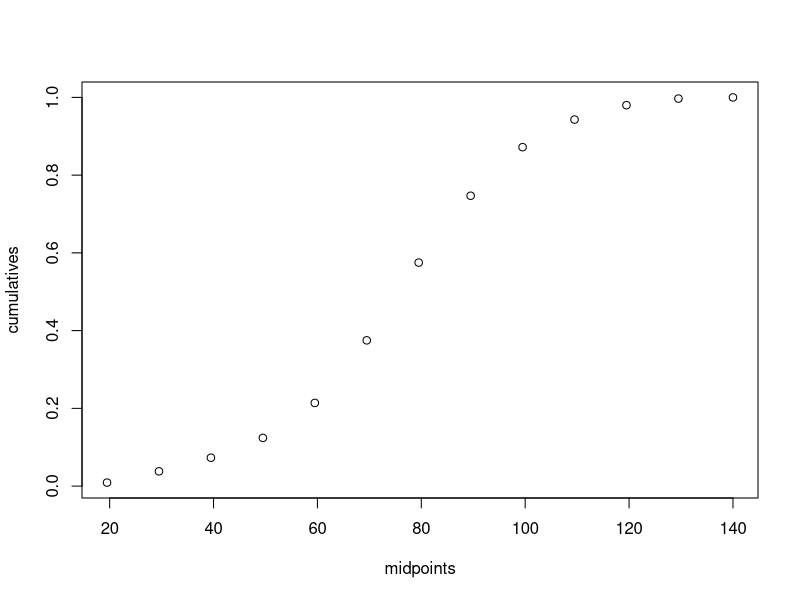

The R script that drew this image:
## ---- chunk 1
options(scipen=10)
debug <- TRUE
middle_squared <- function(seed, num_iterations){

  if(debug){
    print(cat('middle_squared(',seed,',',num_iterations,')'))
  }
  x <- seed
  (y <- as.character(x**2))
  while(nchar(y) < 10){
    y <- paste0("0", y)
  }
  answer <- as.numeric(substring(y,6,15))
  if(num_iterations == 0){
    return (answer)
  }else{
    return (middle_squared(answer, num_iterations-1))
  }
}
## ---- chunk 2
middle_squared(1009,10)
## ---- chunk 3
middle_squared(653217,20)
## ---- chunk 4
middle_squared(3043,15)
## ---- chunk 5
horses <- c('Eulers Folly','Leapin Leibniz','Newton Lobell','Count Cauchy','Pumped up Poisson','Loping LHopital','Steamin Stokes','Dancin Dantzig')
odds_one_in <- c(1/8,1/6,1/10,1/13,1/5,1/36,1/16,1/5)
odds_one_in <- 1000 * c(1/8,1/6,1/10,1/13,1/5,1/36,1/16,1/5)
horse_wins <- c(0,0,0,0,0,0,0,0)
total <- sum(odds_one_in)
num_races <- 1000
for(i in c(0:num_races)){
  rand_num <- runif(1, 1, total)
  increment <- 0
  keep_going <- TRUE
  for(index in c(1:8)){
    if(keep_going){
      increment <- increment + odds_one_in[index]
      if(rand_num < increment){
        horse_wins[index] <- horse_wins[index]+1
        keep_going <- FALSE
      }
    }
  }
}

horse_wins
horse_wins/odds_one_in

max_index <- which.max(horse_wins)
horses[max_index]

min_index <- which.min(horse_wins)
horses[min_index]
## ---- chunk 6
lag_times <- c(2,3,4,5,6,7)
lag_time_sim_counts <- c(0,0,0,0,0,0)
lag_time_occurrences <- c(10,25,30,20,13,2)
lag_time_levels <- c(10,35,65,85,98,100)
sum_occurrences <- sum(lag_time_occurrences)
gen_vals <- runif(1000, 1, 100)
for(i in gen_vals){
  next_val <- gen_vals[i]
  keep_going <- TRUE
  for(index in c(1:6)){
    if(keep_going && (next_val < lag_time_levels[index])){
      lag_time_sim_counts[index] <- lag_time_sim_counts[index] + 1
      keep_going <- FALSE
    }
  }  
}

lag_time_sim_counts
lag_time_occurrences

lag_time_sim_counts / lag_time_occurrences
## ---- chunk 7
lowers <- c(15,25,35,45,55,65,75,85,95,105,115,125,135)
uppers <- c(24,34,44,54,64,74,84,94,104,114,124,134,145)
probs <- c(0.009,0.029,0.035,0.051,0.090,0.161,0.200,0.172,0.125,0.071,0.037,0.017,0.003)
midpoints <- (uppers + lowers)/2
cumulatives <- probs
for(i in 2:13){
  cumulatives[i] <- cumulatives[i] + cumulatives[i-1]
}
cumulatives
plot(midpoints,cumulatives)
